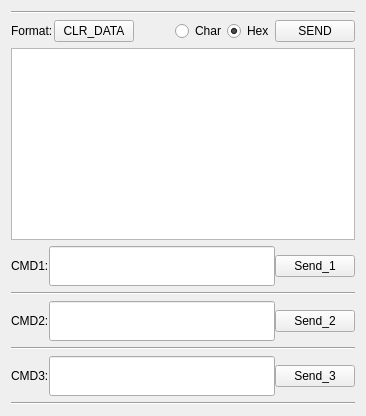
          <widget class="QWidget" name="sendtab">
           <attribute name="title">
            <string>Send</string>
           </attribute>
           <layout class="QGridLayout" name="gridLayout_5">
            <item row="0" column="0">
             <widget class="Line" name="line_2">
              <property name="orientation">
               <enum>Qt::Horizontal</enum>
              </property>
             </widget>
            </item>
            <item row="1" column="0">
             <layout class="QHBoxLayout" name="horizontalLayout_9">
              <property name="spacing">
               <number>1</number>
              </property>
              <item>
               <widget class="QLabel" name="label_10">
                <property name="text">
                 <string>Format:</string>
                </property>
               </widget>
              </item>
              <item>
               <widget class="QPushButton" name="sendclr_Button">
                <property name="text">
                 <string>CLR_DATA</string>
                </property>
               </widget>
              </item>
              <item>
               <spacer name="horizontalSpacer">
                <property name="orientation">
                 <enum>Qt::Horizontal</enum>
                </property>
                <property name="sizeHint" stdset="0">
                 <size>
                  <width>40</width>
                  <height>13</height>
                 </size>
                </property>
               </spacer>
              </item>
              <item>
               <widget class="QRadioButton" name="char_radioButton">
                <property name="text">
                 <string>Char</string>
                </property>
               </widget>
              </item>
              <item>
               <widget class="QRadioButton" name="hex_radioButton">
                <property name="acceptDrops">
                 <bool>false</bool>
                </property>
                <property name="text">
                 <string>Hex</string>
                </property>
                <property name="checked">
                 <bool>true</bool>
                </property>
               </widget>
              </item>
              <item>
               <widget class="QPushButton" name="mainsend_Button">
                <property name="text">
                 <string>SEND</string>
                </property>
               </widget>
              </item>
             </layout>
            </item>
            <item row="2" column="0">
             <widget class="QTextEdit" name="mainsend_Edit">
              <property name="sizePolicy">
               <sizepolicy hsizetype="Expanding" vsizetype="Expanding">
                <horstretch>0</horstretch>
                <verstretch>0</verstretch>
               </sizepolicy>
              </property>
              <property name="font">
               <font>
                <family>Consolas</family>
                <pointsize>12</pointsize>
               </font>
              </property>
             </widget>
            </item>
            <item row="3" column="0">
             <layout class="QHBoxLayout" name="horizontalLayout_11">
              <property name="spacing">
               <number>0</number>
              </property>
              <item>
               <widget class="QLabel" name="label_4">
                <property name="text">
                 <string>CMD1:</string>
                </property>
               </widget>
              </item>
              <item>
               <widget class="QLineEdit" name="cmd1_Edit">
                <property name="sizePolicy">
                 <sizepolicy hsizetype="Expanding" vsizetype="Preferred">
                  <horstretch>0</horstretch>
                  <verstretch>0</verstretch>
                 </sizepolicy>
                </property>
                <property name="minimumSize">
                 <size>
                  <width>0</width>
                  <height>40</height>
                 </size>
                </property>
                <property name="font">
                 <font>
                  <family>Consolas</family>
                  <pointsize>12</pointsize>
                 </font>
                </property>
               </widget>
              </item>
              <item>
               <widget class="QPushButton" name="cmd1sned_Button">
                <property name="text">
                 <string>Send_1</string>
                </property>
               </widget>
              </item>
             </layout>
            </item>
            <item row="4" column="0">
             <widget class="Line" name="line">
              <property name="orientation">
               <enum>Qt::Horizontal</enum>
              </property>
             </widget>
            </item>
            <item row="5" column="0">
             <layout class="QHBoxLayout" name="horizontalLayout_12">
              <property name="spacing">
               <number>0</number>
              </property>
              <item>
               <widget class="QLabel" name="label_5">
                <property name="text">
                 <string>CMD2:</string>
                </property>
               </widget>
              </item>
              <item>
               <widget class="QLineEdit" name="cmd2_Edit">
                <property name="sizePolicy">
                 <sizepolicy hsizetype="Expanding" vsizetype="Preferred">
                  <horstretch>0</horstretch>
                  <verstretch>0</verstretch>
                 </sizepolicy>
                </property>
                <property name="minimumSize">
                 <size>
                  <width>0</width>
                  <height>40</height>
                 </size>
                </property>
                <property name="font">
                 <font>
                  <family>Consolas</family>
                  <pointsize>12</pointsize>
                 </font>
                </property>
               </widget>
              </item>
              <item>
               <widget class="QPushButton" name="cmd2sned_Button">
                <property name="text">
                 <string>Send_2</string>
                </property>
               </widget>
              </item>
             </layout>
            </item>
            <item row="6" column="0">
             <widget class="Line" name="line_3">
              <property name="orientation">
               <enum>Qt::Horizontal</enum>
              </property>
             </widget>
            </item>
            <item row="7" column="0">
             <layout class="QHBoxLayout" name="horizontalLayout_13">
              <property name="spacing">
               <number>0</number>
              </property>
              <item>
               <widget class="QLabel" name="label_6">
                <property name="text">
                 <string>CMD3:</string>
                </property>
               </widget>
              </item>
              <item>
               <widget class="QLineEdit" name="cmd3_Edit">
                <property name="sizePolicy">
                 <sizepolicy hsizetype="Expanding" vsizetype="Preferred">
                  <horstretch>0</horstretch>
                  <verstretch>0</verstretch>
                 </sizepolicy>
                </property>
                <property name="minimumSize">
                 <size>
                  <width>0</width>
                  <height>40</height>
                 </size>
                </property>
                <property name="font">
                 <font>
                  <family>Consolas</family>
                  <pointsize>12</pointsize>
                 </font>
                </property>
               </widget>
              </item>
              <item>
               <widget class="QPushButton" name="cmd3sned_Button">
                <property name="text">
                 <string>Send_3</string>
                </property>
               </widget>
              </item>
             </layout>
            </item>
            <item row="8" column="0">
             <widget class="Line" name="line_4">
              <property name="orientation">
               <enum>Qt::Horizontal</enum>
              </property>
             </widget>
            </item>
           </layout>
           <zorder>mainsend_Edit</zorder>
           <zorder>line_2</zorder>
           <zorder>line</zorder>
           <zorder>line_3</zorder>
           <zorder>line_4</zorder>
          </widget>
